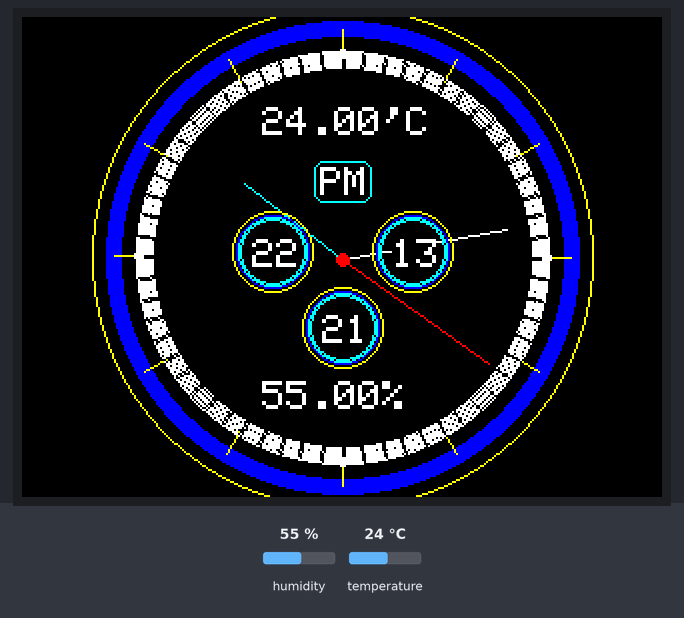
The sketch below on a simulated Arduino Uno, built with avr-gcc and run on an emulated ATmega328P. Shown: 320×240 colour display. The test bench sets the inputs (shaded band); at power-on: humidity 55 %, temperature 24 °C. What the sketch prints to the serial monitor is not drawn.

Above: at 1.7 s.
1.8 s: humidity set to 22 %
At 3.0 s:
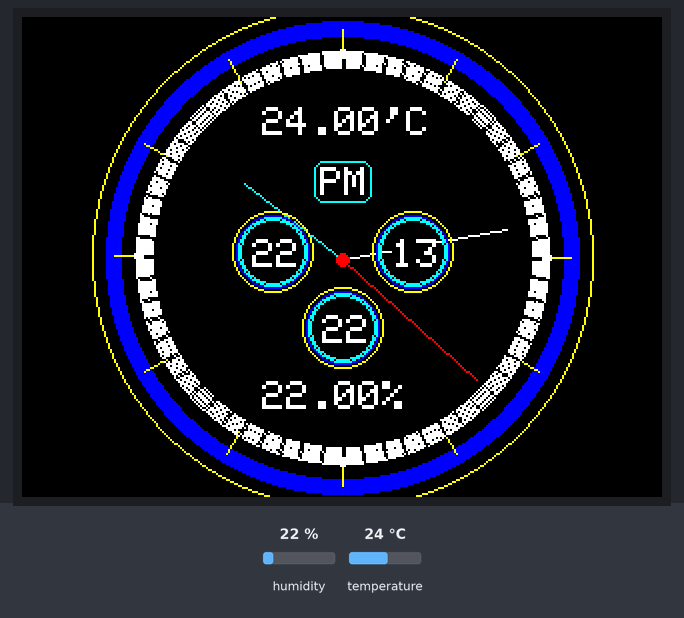
4.8 s: temperature set to 12 °C
At 6.3 s:
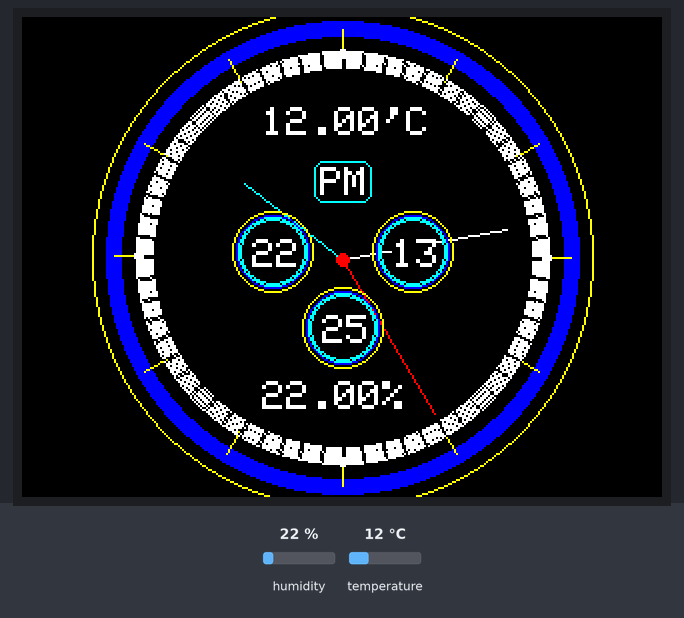
7.8 s: humidity set to 40 %
At 9.5 s:
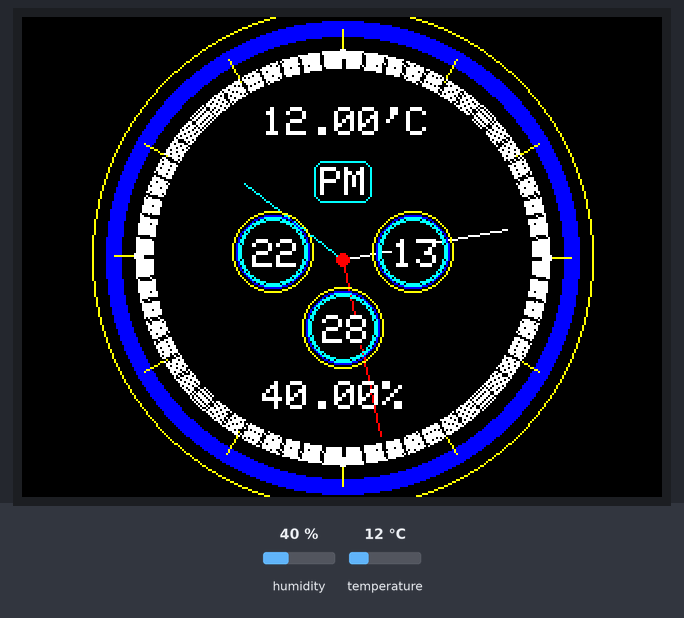
10.8 s: temperature set to 19 °C
At 12.6 s:
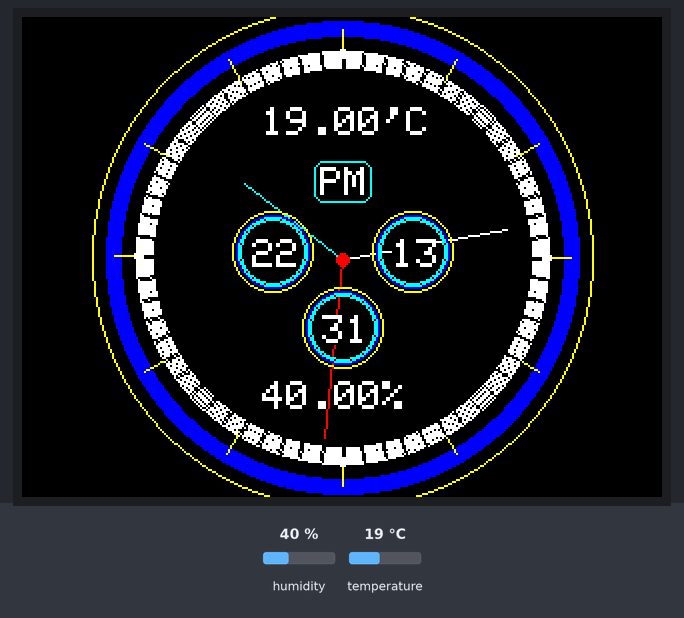
Timing chart, 0 to 14.1 s (numbered marks = the images above; inputs shaded):
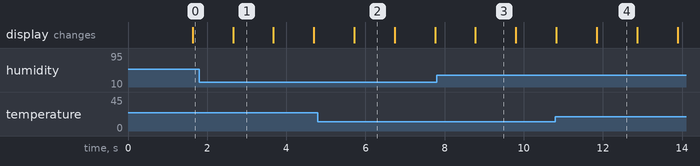

Measured:
- what the display in image 1 shows lasts 1.0 s, from 2.7 s to 3.7 s

The sketch:

ClockWithTempAndHumidity.ino
```cpp
#include <Adafruit_GFX.h>    // Core graphics library
#include <Adafruit_TFTLCD.h> // Hardware-specific library
#include <dht.h>


#define LCD_CS A3 // Chip Select goes to Analog 3
#define LCD_CD A2 // Command/Data goes to Analog 2
#define LCD_WR A1 // LCD Write goes to Analog 1
#define LCD_RD A0 // LCD Read goes to Analog 0
#define XYZ A5

#define LCD_RESET A4 // Can alternately just connect to Arduino's reset pin

#define BLACK   0x0000
#define	BLUE    0x001F
#define	RED     0xF800
#define	GREEN   0x07E0
#define CYAN    0x07FF
#define MAGENTA 0xF81F
#define YELLOW  0xFFE0
#define WHITE   0xFFFF

Adafruit_TFTLCD tft(LCD_CS, LCD_CD, LCD_WR, LCD_RD, LCD_RESET);

float sx = 0, sy = 1, mx = 1, my = 0, hx = -1, hy = 0;    // Saved H, M, S x & y multipliers
float sdeg = 0, mdeg = 0, hdeg = 0;
uint16_t osx = 120, osy = 120, omx = 120, omy = 120, ohx = 120, ohy = 120; // Saved H, M, S x & y coords
int16_t x0 = 0, x1 = 0, yy0 = 0, yy1 = 0, x00 = 0, yy00 = 0;
uint32_t targetTime = 0;                    // for next 1 second timeout

uint16_t xpos; // x posisi jam
uint8_t conv2d(const char* p) {
  uint8_t v = 0;
  if ('0' <= *p && *p <= '9')
    v = *p - '0';
  return 10 * v + *++p - '0';
}
uint8_t hh = conv2d(__TIME__), mm = conv2d(__TIME__ + 3), ss = conv2d(__TIME__ + 6); // mengambil data waktu dari jam Compile-Upload
boolean initial = 1;
char d;

dht DHT;

void setup(void) {
  Serial.begin(9600);
  Serial.println(F("TFT LCD test"));

#ifdef USE_ADAFRUIT_SHIELD_PINOUT
  Serial.println(F("Using Adafruit 2.8\" TFT Arduino Shield Pinout"));
#else
  Serial.println(F("Using Adafruit 2.8\" TFT Breakout Board Pinout"));
#endif

  Serial.print("TFT size is "); Serial.print(tft.width()); Serial.print("x"); Serial.println(tft.height());

  tft.reset();

  uint16_t identifier = tft.readID();


  tft.begin(0x9325);

  tft.setRotation(1);

  tft.setTextColor(WHITE);//warna text
  tft.fillScreen(BLACK);//warna latar

  // Draw clock face
  xpos = tft.width() / 2; // mencari titik koordinat tengah LCD
  tft.drawCircle(xpos, 120, 125, YELLOW);
  tft.fillCircle(xpos, 120, 118, BLUE); //warna lingkaran luar
  tft.fillCircle(xpos, 120, 110, BLACK); //warna jam bagian dalam
  for (int a=95; a<104; a++){
  tft.drawCircle(xpos, 120, a, WHITE);} //warna lingkaran luar II


  // Draw 12 lines
  for (int i = 0; i < 360; i += 30) {
    sx = cos((i - 90) * 0.0174532925);
    sy = sin((i - 90) * 0.0174532925);
    x0 = sx * 114 + xpos;
    yy0 = sy * 114 + 120;
    x1 = sx * 100 + xpos;
    yy1 = sy * 100 + 120;

    tft.drawLine(x0, yy0, x1, yy1, YELLOW);//garis penanda angka jam
  }

  // Draw 60 dots
  for (int i = 0; i < 360; i += 6) {
    sx = cos((i - 90) * 0.0174532925);
    sy = sin((i - 90) * 0.0174532925);
    x0 = sx * 102 + xpos;
    yy0 = sy * 102 + 120;
    x00 = sx * 92 + xpos;
    yy00 = sy * 92 + 120;
    // Draw minute markers
    tft.drawPixel(x0, yy0, GREEN); //titik penanda menit
    tft.drawLine(x0, yy0, x00, yy00, BLACK);//garis penanda menit
    tft.drawLine(x0+1, yy0+1, x00+1, yy00+1, BLACK);//garis penanda menit

    // Draw main quadrant dots
    if (i == 0 || i == 180) tft.fillCircle(x0, yy0, 2, WHITE); //penanda 12 dan 6
    if (i == 90 || i == 270) tft.fillCircle(x0, yy0, 2, WHITE); //penanda 3 dan 9
  }

  tft.fillCircle(xpos, 121, 3, WHITE);
  targetTime = millis() + 1000;
  }

void loop(void) {
 /* for(uint8_t rotation=0; rotation<4; rotation++) {
    tft.setRotation(rotation);
    testText();
    delay(2000);


  }*/

    DHT.read11(XYZ);


  if (targetTime < millis()) {
    targetTime = millis() + 1000;
    ss++;              // Advance second
    if (ss == 60) {
      ss = 0;
      mm++;            // Advance minute
      if (mm > 59) {
        mm = 0;
        hh++;          // Advance hour
        if (hh > 23) {
          hh = 0;
        }
      }
    }

    // Pre-compute hand degrees, x & y coords for a fast screen update
    sdeg = ss * 6;                     // 0-59 -> 0-354
    mdeg = mm * 6 + sdeg * 0.01666667; // 0-59 -> 0-360 - includes seconds, but these increments are not used
    hdeg = hh * 30 + mdeg * 0.0833333; // 0-11 -> 0-360 - includes minutes and seconds, but these increments are not used
    hx = cos((hdeg - 90) * 0.0174532925);
    hy = sin((hdeg - 90) * 0.0174532925);
    mx = cos((mdeg - 90) * 0.0174532925);
    my = sin((mdeg - 90) * 0.0174532925);
    sx = cos((sdeg - 90) * 0.0174532925);
    sy = sin((sdeg - 90) * 0.0174532925);

    if (ss == 0 || initial) {
      initial = 0;
      // Erase hour and minute hand positions every minute
      tft.drawLine(ohx, ohy, xpos, 121, BLACK);
      ohx = hx * 62 + xpos + 1;
      ohy = hy * 62 + 121;
      tft.drawLine(omx, omy, xpos, 121, BLACK);
      omx = mx * 84 + xpos;
      omy = my * 84 + 121;
    }

    // Redraw new hand positions, hour and minute hands not erased here to avoid flicker
    tft.drawLine(osx, osy, xpos, 121, BLACK);
    osx = sx * 90 + xpos + 1;
    osy = sy * 90 + 121;
    tft.drawLine(osx, osy, xpos, 121, RED);
    tft.drawLine(ohx, ohy, xpos, 121, CYAN);
    tft.drawLine(omx, omy, xpos, 121, WHITE);
    tft.drawLine(osx, osy, xpos, 121, RED);
    tft.fillCircle(xpos, 121, 3, RED);

  tft.fillRect(xpos-40, 45,23,15,BLACK);
  tft.setCursor(xpos-40, 45);
  tft.setTextSize(2);
  tft.print(DHT.temperature);
  tft.print("'C");


  // Draw MINI clock face "SECOND"
  tft.drawCircle(xpos, 155, 20, YELLOW);
  tft.drawCircle(xpos, 155, 18, BLUE);
  tft.drawCircle(xpos, 155, 17, CYAN);
  tft.drawCircle(xpos, 155, 16, CYAN);
  tft.fillRect(xpos-10, 149,22,15,BLACK); //erase
  if(ss<10){tft.setCursor(xpos-10, 149); tft.setTextSize(2);
  tft.print('0'); tft.setCursor(xpos+2, 149);}
  else{
  tft.setCursor(xpos-10, 149);}
  tft.setTextSize(2);
  tft.print(ss);

  // Draw MINI clock face "Minutes"
  tft.drawCircle(xpos+35, 117, 20,YELLOW);
  tft.drawCircle(xpos+35, 117, 18,BLUE);
  tft.drawCircle(xpos+35, 117, 17,CYAN);
  tft.drawCircle(xpos+35, 117, 16,CYAN);
 tft.fillRect(xpos+25, 111,22,15,BLACK); //erase
  if(mm<10){tft.setCursor(xpos+25, 111); tft.setTextSize(2);
  tft.print('0'); tft.setCursor(xpos+37, 111);}
  else{
  tft.setCursor(xpos+25, 111);}
  tft.println(mm);

  // Draw MINI clock face "Hour"
  tft.drawCircle(xpos-35, 117, 20,YELLOW);
  tft.drawCircle(xpos-35, 117, 18,BLUE);
  tft.drawCircle(xpos-35, 117, 17,CYAN);
  tft.drawCircle(xpos-35, 117, 16,CYAN);
  tft.fillRect(xpos-45, 111,22,15,BLACK); //erase
  if(hh<10){tft.setCursor(xpos-45, 111); tft.setTextSize(2);
  tft.print('0'); tft.setCursor(xpos-33, 111);}
  else{
  tft.setCursor(xpos-45, 111);}
  tft.setTextSize(2);
  tft.print(hh);
  //tft.setCursor(xpos-65, 111);
  //tft.println(':');

  if (hh>=0 && hh<12) d='A'; else {d='P';}
  tft.drawRoundRect(xpos-14,72,29,21,5,CYAN);
  tft.fillRect(xpos-11, 75,23,15,BLACK); //erase
  tft.setCursor(xpos-11, 75);
  tft.setTextSize(2);
  tft.print(d);
  tft.println('M');

  tft.fillRect(xpos-40, 182,23,15,BLACK);
  tft.setCursor(xpos-40, 182);
  tft.print(DHT.humidity);
  tft.print("%");

  }
}
```
